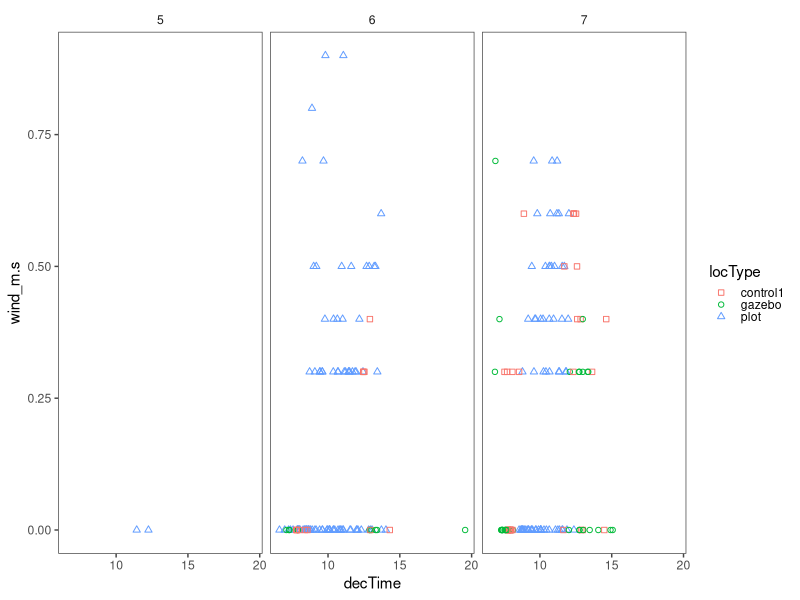
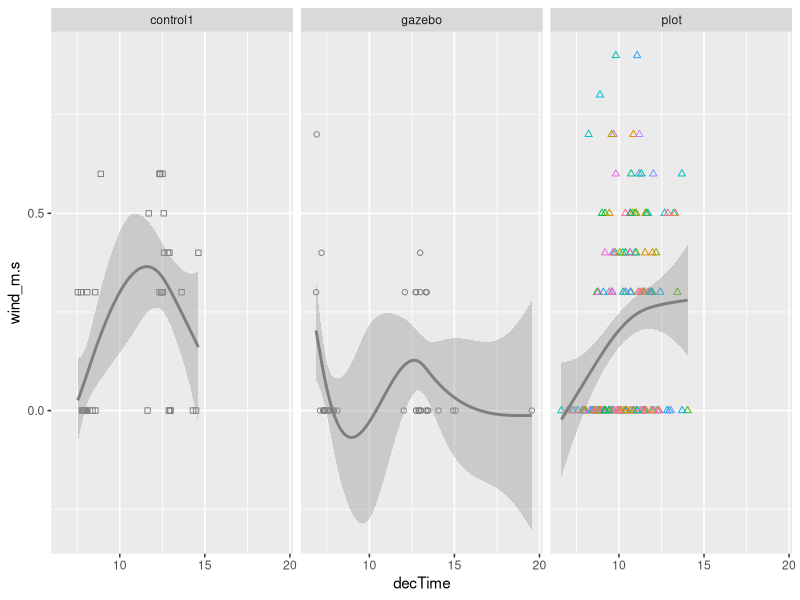
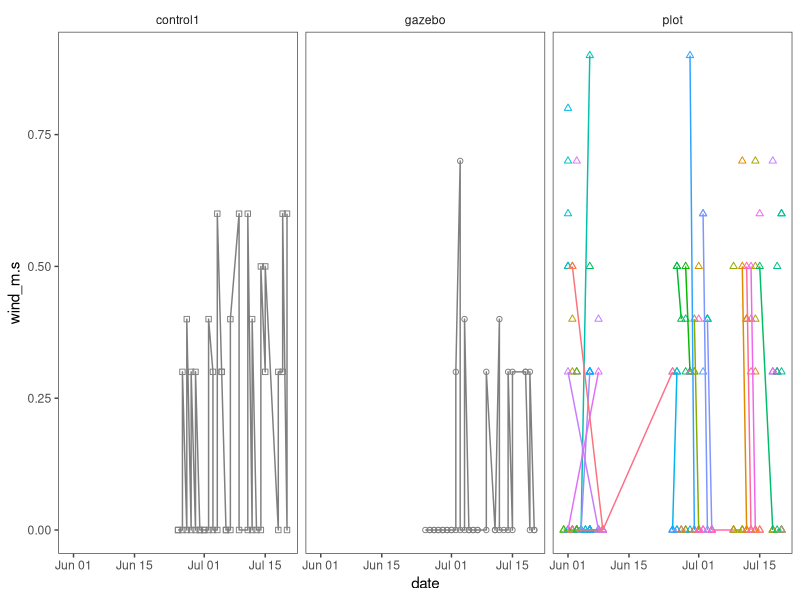
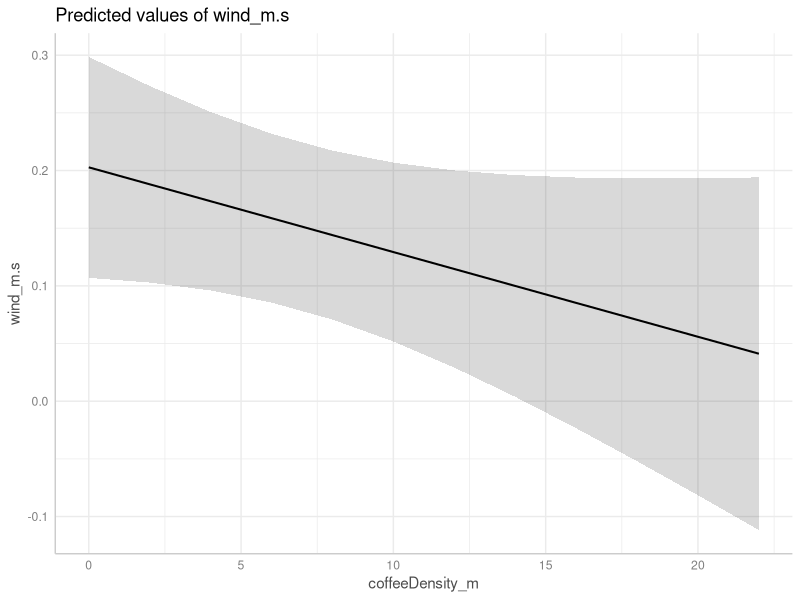
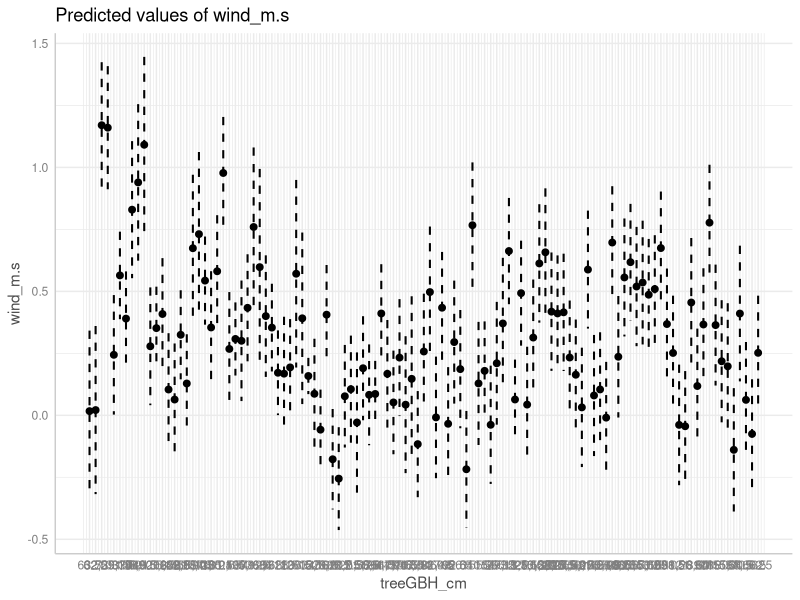
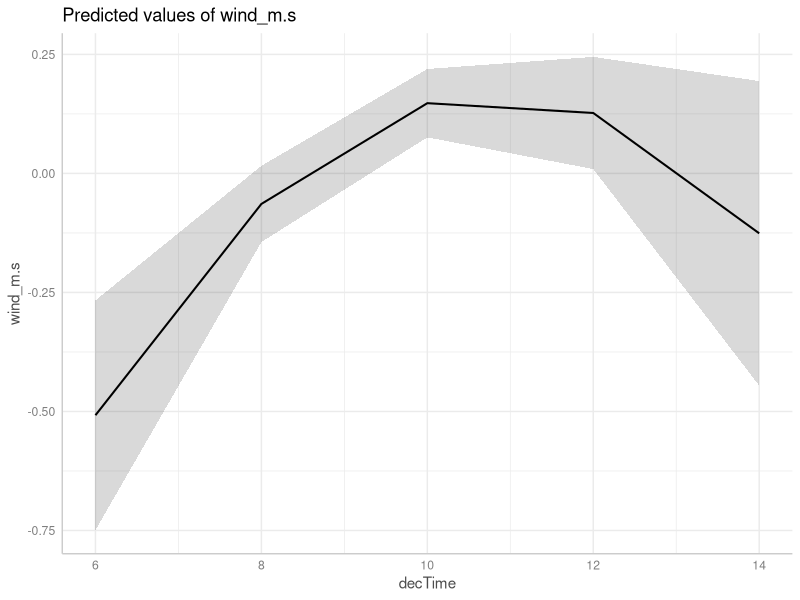

The R script that drew these images, in order:
## ---- chunk 1

library(tidyverse)
library(lubridate)
library(egg)
library(mgcv)

## ---- chunk 2
rawdata <- read.csv("./data/evap_raw.csv")
rawdata_ctrl <- read.csv("./data/evap_control.csv")
ind_var <- read.csv("./data/roya_independentVariables.csv")

wind_all <- rawdata %>% select(date:type, wind_time, wind_m.s, treeGBH_cm) %>%
  filter(!is.na(wind_m.s)) %>% mutate(plotID = as.character(plotID)) %>%
  bind_rows(
    rawdata_ctrl %>% select(date:type, wind_time, wind_m.s) %>%
      filter(!is.na(wind_m.s))
  ) %>%
  mutate(dateTime = as.POSIXlt(paste(date, wind_time, sep = ":"), 
                             format = "%m/%d/%Y:%I:%M %p")) %>% # I convert the time and date columns to r formats
  mutate(date = as.Date(date, "%m/%d/%Y")) %>%
  mutate(decTime = hour(dateTime) + 
           minute(dateTime)/60 + 
           second(dateTime)/3600) %>% # the decimal time at the center of the drying period
  mutate(qtrHr = round(decTime*4, 0)) %>%
  mutate(locID = factor(ifelse(is.na(plotID), type, plotID))) %>%  # locID and locType are just to help with plotting
  mutate(locType = ifelse(is.na(plotID), type, "plot")) %>%
  mutate(dateFac = factor(date)) %>%
  mutate(dateNum = as.numeric(date - as.Date("05/30/2016", "%m/%d/%Y"))) %>% 
  left_join(ind_var %>% mutate(plotID = as.character(plotID)) %>% select(-wind_m.s), by = "plotID")

## ---- chunk 3

ggplot(wind_all %>% mutate(month = month(date)), 
       aes(decTime, wind_m.s, color = locType, shape = locType)) + 
  geom_point() + 
  scale_shape_manual(values = c(0:2, 19)) + 
  facet_wrap(~ month) + theme_article()

## ---- chunk 4
ggplot(wind_all, 
       aes(decTime, wind_m.s, 
           color = plotID, shape = locType, group = locType)) + 
  geom_point() + geom_smooth(method = "gam") + 
  scale_shape_manual(values = c(0:2)) + 
  facet_wrap(~ locType) + theme(legend.position = "none")

## ---- chunk 5
ggplot(wind_all, 
       aes(date, wind_m.s, color = plotID, shape = locType, group = locID)) + 
  geom_point() + geom_line() + theme_article() + 
  scale_shape_manual(values = c(0:2)) + theme(legend.position = "none") +
  facet_wrap(~ locType)

summarywind <- wind_all %>% group_by(locID) %>% summarise(n = n(), mnwind = mean(wind_m.s))

## ---- chunk 6
library(lme4)
library(ggeffects)

wind_plots <- wind_all %>% filter(!is.na(coffeeDensity_m))

windmod <- lmer(wind_m.s ~ coffeeDensity_m + treeGBH_cm + poly(decTime, 2) + (1|dateFac),
          data = wind_all, 
          REML = F)

plot(ggpredict(windmod))
